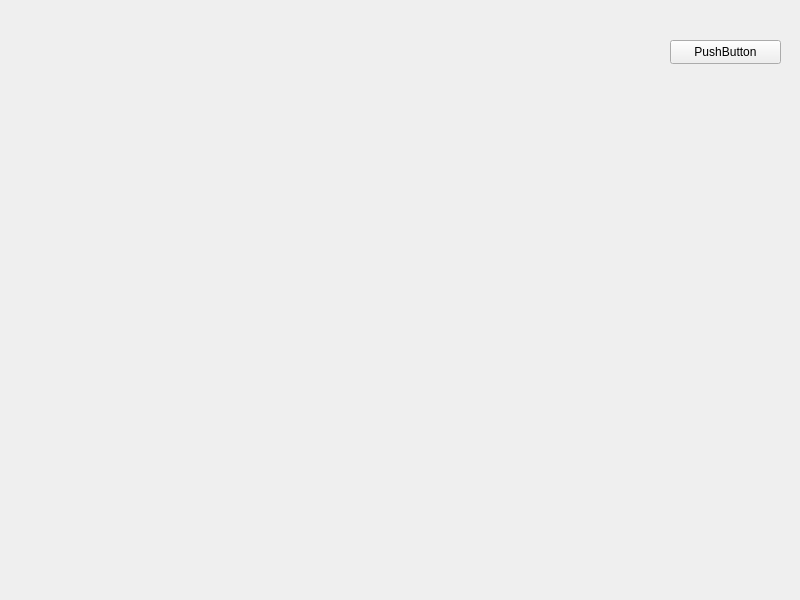
<?xml version="1.0" encoding="UTF-8"?>
<ui version="4.0">
 <class>Widget</class>
 <widget class="QWidget" name="Widget">
  <property name="geometry">
   <rect>
    <x>0</x>
    <y>0</y>
    <width>800</width>
    <height>600</height>
   </rect>
  </property>
  <property name="windowTitle">
   <string>Widget</string>
  </property>
  <widget class="QPushButton" name="pushButton">
   <property name="geometry">
    <rect>
     <x>670</x>
     <y>40</y>
     <width>111</width>
     <height>24</height>
    </rect>
   </property>
   <property name="text">
    <string>PushButton</string>
   </property>
  </widget>
 </widget>
 <resources/>
 <connections/>
</ui>
